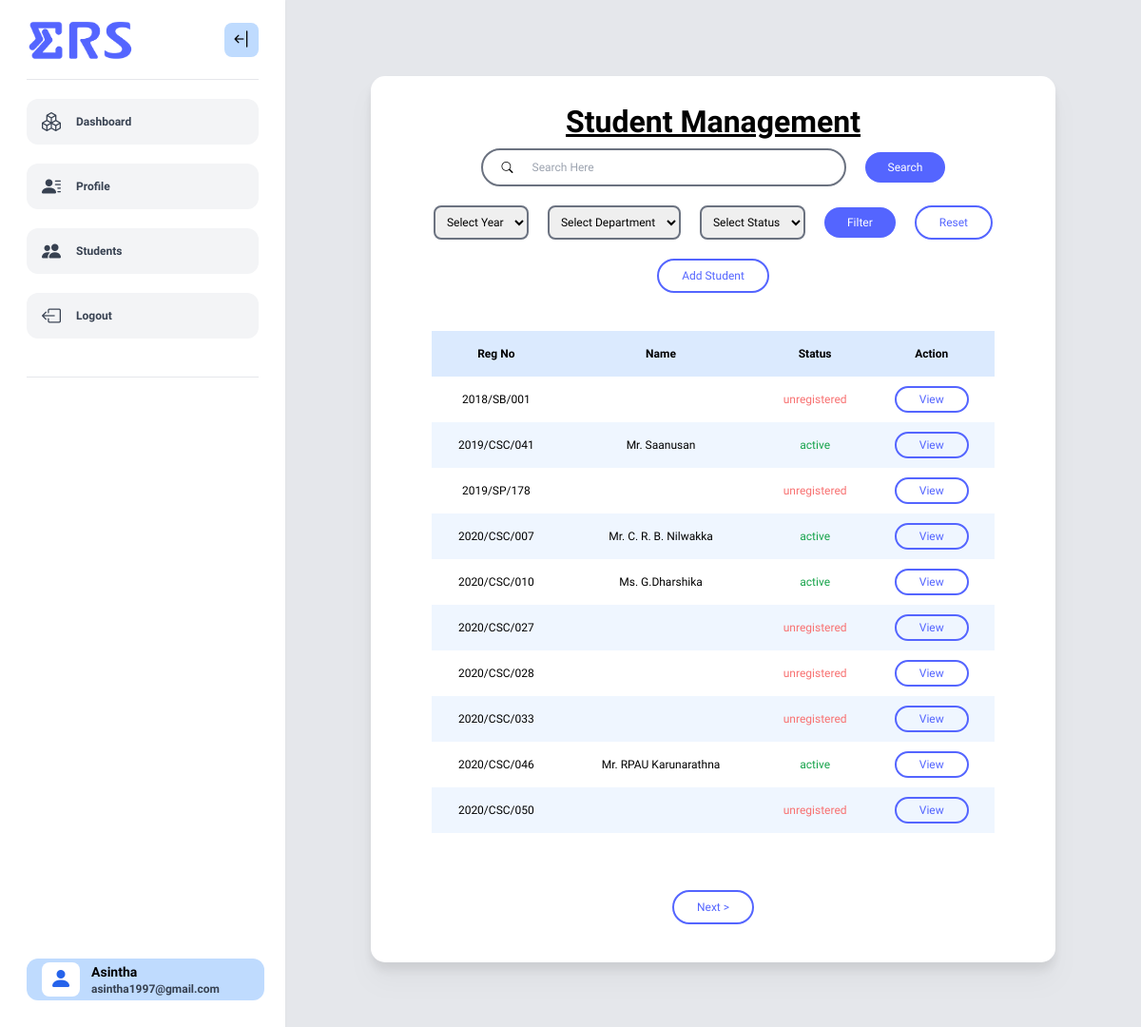
The app's page /admin/index.php?page=stud (signed in) with its own data.
### tables this page shows
CREATE TABLE `student` (
  `regNo` varchar(12) NOT NULL,
  `title` varchar(5) DEFAULT NULL,
  `nameWithInitial` varchar(60) DEFAULT NULL,
  `fullName` varchar(150) DEFAULT NULL,
  `district` varchar(30) DEFAULT NULL,
  `mobileNo` varchar(11) DEFAULT NULL,
  `landlineNo` varchar(11) DEFAULT NULL,
  `homeAddress` varchar(300) DEFAULT NULL,
  `addressInJaffna` varchar(300) DEFAULT NULL,
  `profile_img` varchar(255) DEFAULT NULL
);

CREATE TABLE `student_check` (
  `regNo` varchar(12) NOT NULL,
  `email` varchar(80) NOT NULL,
  `password` varchar(255) DEFAULT NULL,
  `status` varchar(20) NOT NULL DEFAULT 'unregistered',
  `verificationCode` int(11) DEFAULT NULL,
  `verificationStatus` varchar(15) NOT NULL DEFAULT 'not_verified'
);

### config/adminName.php (called while the page is built, shortened)
<?php
$get_name = "
    SELECT a.name, ad.title
    FROM admin a
    INNER JOIN admin_details ad
    ON a.email = ad.email
    WHERE ad.email ='".$_SESSION['userid']."'";
$res = mysqli_fetch_assoc(mysqli_query($con, $get_name));
$userprofname = $res['name'];
?>

### admin/studentAdmin/admin_student.php (the view, shortened to what this page needs)
<?php
$current_page = isset($_GET['no']) ? intval($_GET['no']) : 1;
$records_per_page = 10;
$offset = ($current_page - 1) * $records_per_page;
$sql = "SELECT * FROM student INNER JOIN student_check ON student.regNo = student_check.regNo";
$limit = " LIMIT $offset, $records_per_page";
$forcount = $sql;
$sql .= $limit;
$stdlist = mysqli_query($con, $sql);
?>
<div class="flex flex-col items-center justify-around gap-5">
    <h1 class="title">Student Management</h1>
    <form  id="searchform" action="index.php?page=stud" method="post" class="flex items-center gap-5">
        <div class="search-bar w-96 h-10 border-2 border-gray-500 rounded-full flex items-center gap-5 px-5">
            <i class="bi bi-search"></i>
            <input type="text" name="searchkey" placeholder="Search Here" value="<?php echo (isset($searchkey)) ? $searchkey : "" ?>" class="outline-none h-full w-full" required>
        </div>
        <button class="btn fill-btn" type="submit" name="search">Search</button>
    </form>
    <div class="filter">
        <form id="filterform" method="post" action="index.php?page=stud"  class="flex gap-5 items-center">
            <select name="year" id="year"  class="p-2 border-2 border-gray-500 rounded-lg outline-none">
                <option value="none">Select Year</option>
            </select>
            <?php
                $distinctDept = "SELECT DISTINCT SUBSTRING(SUBSTRING_INDEX(regNo, '/', 2), 6) AS code FROM student";
                $result = $con->query($distinctDept);
                if ($result->num_rows > 1) { ?>
                    <select for="dept" name="dept" class="p-2 border-2 border-gray-500 rounded-lg outline-none">
                        <option value="none">Select Department</option>
                    </select>
                <?php
                }
            ?>
            <?php
                $distinctStatus = "SELECT DISTINCT status FROM student_check";
                $result = $con->query($distinctStatus);
                if ($result->num_rows > 1) { ?>
                    <select for="status" name="status" class="p-2 border-2 border-gray-500 rounded-lg outline-none">
                        <option value="none">Select Status</option>
                    </select>
                    <?php
                }
            ?>
            <div class="flex items-center gap-5">
                <button type="submit" name="filter" value="Filter" class="btn fill-btn">Filter</button>
                <a href="index.php?page=stud">
                    <button id="add" class="btn outline-btn">Reset</button>
                </a>
            </div>
        </form>
    </div>
    <a href="index.php?page=addStud">
        <button id="add" class="btn outline-btn">Add Student</button>
    </a>
    <table class="w-10/12 mt-5 text-center">
        <tr class="h-12 bg-blue-100 font-semibold">
            <th>Reg No</th>
            <th>Name</th>
            <th>Status</th>
            <th>Action</th>
        </tr>
        <?php
        if (mysqli_num_rows($stdlist) > 0) {
        while ($row = mysqli_fetch_assoc($stdlist)) {
            ?>
            <tr class="h-12 odd:bg-blue-50">
                <td><?php echo $row['regNo']; ?></td>
                <td><?php echo ($row['title'] != "") ? $row['title'] . ". " : "";
                    echo $row['nameWithInitial']; ?></td>
                <td class="<?php echo ($row['status'] == 'active') ? 'text-green-600' : 'text-red-400'; ?>"><?php echo $row['status']; ?></td>
                <td>
                    <button onclick="view('<?php echo $row['regNo']; ?>')" class="btn outline-btn !py-1">View</button>
                </td>
            </tr>
            <?php
        }
        } else {
            echo "<tr class='h-12 odd:bg-blue-50'>
                     <td colspan='4'>No record found</td>
                  </tr>
                ";
        }
        ?>
    </table>
<div class="w-1/2 flex items-center justify-around mt-10">
<?php
$next_page = $current_page + 1;
    $count_result = mysqli_query($con, $forcount);
    $total_records = $count_result->num_rows;
    $total_pages = ceil($total_records / $records_per_page);
    if ($next_page <= $total_pages) {
        echo "<button onclick='pagechange($next_page)' class='btn outline-btn'>Next ></button>";
    }
    ?>
</div>
</div>

### admin/navbar.php (shortened to what this page needs)
<nav
  id="navBar"
  class="fixed top-0 bottom-0 lg:left-0 py-5 px-7 w-[300px] bg-white drop-shadow-sm transition-all">
  <div class="flex items-center justify-between">
    <img
      src="../assets/img/logo/ERS_logo.gif"
      alt="Logo"
      class="w-28 transition-all"
      id="nav-logo" />
    <i
      onclick="toggleNavBar()"
      id="open-close-btn"
      class="bi bi-arrow-bar-left text-xl py-1 px-2 rounded-lg bg-blue-200 text-black cursor-pointer transition-all"></i>
  </div>
  <hr class="bg-gray-700 my-5" />
  <div class="flex flex-col gap-5" id="navLinks">
    <a
      id="dashboardLink"
      href="../admin"
      class="flex items-center gap-4 w-full bg-gray-100 rounded-xl py-2.5 px-4 cursor-pointer transition-all hover:bg-gray-200 hover:text-black font-semibold text-gray-700">
      <i class="bi bi-boxes text-xl"></i>
      <span class="transition-all">Dashboard</span>
    </a>
    <a
      id="dashboardLink"
      href="index.php?page=profile"
      class="flex items-center gap-4 w-full bg-gray-100 rounded-xl py-2.5 px-4 cursor-pointer transition-all hover:bg-gray-200 hover:text-black font-semibold text-gray-700">
      <i class="bi bi-person-lines-fill text-xl"></i>
      <span class="transition-all">Profile</span>
    </a>
    <?php if ($_SESSION['role'] == "Admin_Student") {?>
        <a
          id="dashboardLink"
          href="index.php?page=stud"
          class="flex items-center gap-4 w-full bg-gray-100 rounded-xl py-2.5 px-4 cursor-pointer transition-all hover:bg-gray-200 hover:text-black font-semibold text-gray-700">
          <i class="bi bi-people-fill text-xl"></i>
          <span class="transition-all">Students</span>
        </a>
    <?php } ?>
    <a
      id="dashboardLink"
      href="../logout.php"
      class="flex items-center gap-4 w-full bg-gray-100 rounded-xl py-2.5 px-4 cursor-pointer transition-all hover:bg-gray-200 hover:text-black font-semibold text-gray-700">
      <i class="bi bi-box-arrow-left text-xl"></i>
      <span class="transition-all">Logout</span>
    </a>
  </div>
  <hr class="bg-gray-700 my-10" />
  <a
    id="profile-sec"
    href="index.php?page=profile"
    class="fixed bottom-10 w-10/12 mx-auto bg-blue-200 rounded-xl flex items-center gap-3 py-1 px-4 cursor-pointer overflow-x-hidden">
      <i
        class="user-icon bi bi-person-fill text-2xl py-0.5 px-2 rounded-lg bg-white text-blue-600"></i>
      <div class="name-email leading-tight">
        <h4 class="text-black font-bold text-sm"><?php echo $userprofname ?></h4>
        <p class="text-xs font-semibold text-gray-700"><?php echo $_SESSION['userid'] ?></p>
      </div>
    </a>
</nav>

### assets/css/admin.css (style rules this page uses)
:root { --primary: #5465ff; --secondary: #bfd7ff; --error: #ff5733; --title: "Kanit"; }
* { margin: 0; padding: 0; box-sizing: border-box; font-family: "Geologica", serif; }
.title { font-family: var(--title); font-weight: bolder; font-size: 2rem; text-decoration: underline; }
.btn { border: none; border-radius: 9999px; padding: 0.5rem 1.5rem; font-weight: 500; cursor: pointer; text-align: center; transition: 0.4s all ease; }
.fill-btn { background-color: var(--primary) !important; color: white; }
.outline-btn { background-color: transparent; color: var(--primary); border: 2px solid var(--primary) !important; }

### records on screen
student: regNo.regNo "2018/SB/001", regNo.status "unregistered"
student: regNo.regNo "2019/CSC/041", title "Mr", nameWithInitial "Saanusan", regNo.status "active"
student: regNo.regNo "2019/SP/178", regNo.status "unregistered"
student: regNo.regNo "2020/CSC/007", title "Mr", nameWithInitial "C. R. B. Nilwakka", regNo.status "active"
student: regNo.regNo "2020/CSC/010", title "Ms", nameWithInitial "G.Dharshika", regNo.status "active"
student: regNo.regNo "2020/CSC/027", regNo.status "unregistered"
student: regNo.regNo "2020/CSC/028", regNo.status "unregistered"
student: regNo.regNo "2020/CSC/033", regNo.status "unregistered"
student: regNo.regNo "2020/CSC/046", title "Mr", nameWithInitial "RPAU Karunarathna", regNo.status "active"
student: regNo.regNo "2020/CSC/050", regNo.status "unregistered"

### other values on screen
$userprofname "Asintha"
$_SESSION['userid'] "asintha1997@gmail.com"
